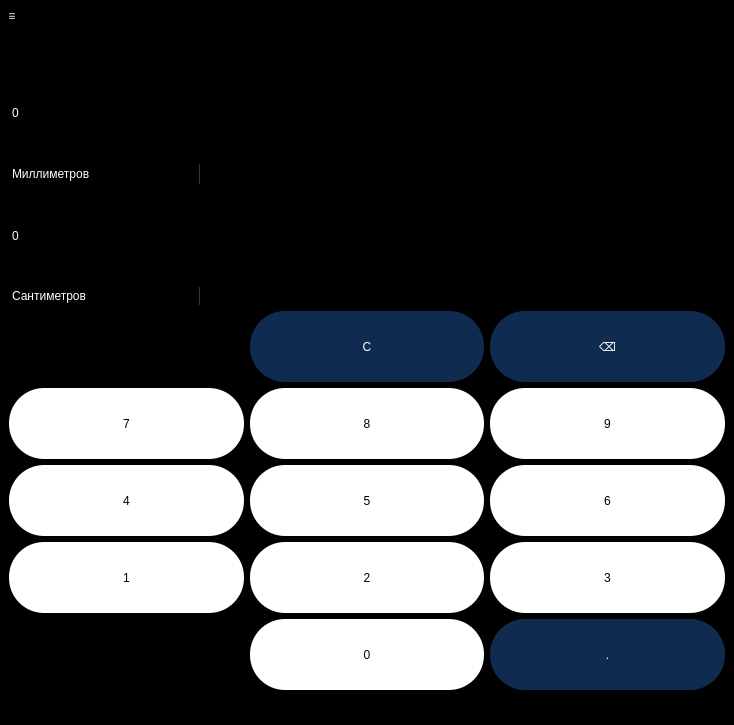
<?xml version="1.0" encoding="UTF-8"?>
<ui version="4.0">
 <class>MainWindow</class>
 <widget class="QMainWindow" name="MainWindow">
  <property name="geometry">
   <rect>
    <x>0</x>
    <y>0</y>
    <width>734</width>
    <height>725</height>
   </rect>
  </property>
  <property name="minimumSize">
   <size>
    <width>734</width>
    <height>725</height>
   </size>
  </property>
  <property name="maximumSize">
   <size>
    <width>734</width>
    <height>725</height>
   </size>
  </property>
  <property name="windowTitle">
   <string>MainWindow</string>
  </property>
  <property name="styleSheet">
   <string notr="true">background-color: rgb(0, 0, 0);
color: rgb(255, 255, 255);
selection-background-color: rgb(140, 140, 140);

</string>
  </property>
  <widget class="QWidget" name="centralwidget">
   <property name="minimumSize">
    <size>
     <width>734</width>
     <height>666</height>
    </size>
   </property>
   <property name="maximumSize">
    <size>
     <width>734</width>
     <height>666</height>
    </size>
   </property>
   <property name="styleSheet">
    <string notr="true"/>
   </property>
   <layout class="QVBoxLayout" name="verticalLayout">
    <item>
     <layout class="QVBoxLayout" name="verticalLayout_3">
      <item>
       <widget class="QLabel" name="resol">
        <property name="styleSheet">
         <string notr="true">color:black;</string>
        </property>
        <property name="text">
         <string>TextLabel</string>
        </property>
       </widget>
      </item>
      <item>
       <widget class="QLineEdit" name="ans_space">
        <property name="enabled">
         <bool>false</bool>
        </property>
        <property name="minimumSize">
         <size>
          <width>0</width>
          <height>91</height>
         </size>
        </property>
        <property name="maximumSize">
         <size>
          <width>291</width>
          <height>91</height>
         </size>
        </property>
        <property name="styleSheet">
         <string notr="true">QLineEdit{
border: 1px solid black;
color: rgb(255, 255, 255);
	font: 75 65pt &quot;Yu Gothic UI Semibold&quot;;
}</string>
        </property>
        <property name="text">
         <string>0</string>
        </property>
       </widget>
      </item>
      <item>
       <widget class="QComboBox" name="comboBox_3">
        <property name="minimumSize">
         <size>
          <width>117</width>
          <height>20</height>
         </size>
        </property>
        <property name="maximumSize">
         <size>
          <width>191</width>
          <height>16777215</height>
         </size>
        </property>
        <property name="styleSheet">
         <string notr="true">QComboBox {
    border-radius: 3px;
font: 75 10pt &quot;MS Shell Dlg 2&quot;;
    padding: 1px 18px 1px 3px;
    min-width: 6em;
}
QComboBox:editable {
    background: black;    /*white; red*/
}
QComboBox:!editable, QComboBox::drop-down:editable {
     background: qlineargradient(x1: 0, y1: 0, x2: 0, y2: 1,
                                 stop: 0 #000000, stop: 0.4 #000000,
                                 stop: 0.5 #000000, stop: 1.0 #000000);
}
/* QComboBox получает состояние `on`, когда всплывающее окно открыто  */
QComboBox:!editable:on, QComboBox::drop-down:editable:on {
    background: qlineargradient(x1: 0, y1: 0, x2: 0, y2: 1,
                                stop: 0 #000000, stop: 0.4 #000000,
                                stop: 0.5 #000000, stop: 1.0 #000000);
}
QComboBox:on { /* сдвиньте текст, когда всплывающее окно откроется */
    padding-top: 3px;
    padding-left: 4px;
}
QComboBox::drop-down {
    subcontrol-origin: padding;
    subcontrol-position: top right;
    width: 0px;
    border-left-width: 1px;
    border-left-color: #353535;
    border-left-style: solid;          /* просто одна строка */
    border-top-right-radius: 3px;      /* тот же радиус, что и QComboBox */
    border-bottom-right-radius: 3px;
}

QComboBox QAbstractItemView {
    border: 12px solid darkgray;
    selection-background-color: #353535;
}
QComboBox QListView {
    border: none;
}</string>
        </property>
        <item>
         <property name="text">
          <string>Миллиметров</string>
         </property>
        </item>
        <item>
         <property name="text">
          <string>Сантиметров</string>
         </property>
        </item>
        <item>
         <property name="text">
          <string>Дециметров</string>
         </property>
        </item>
        <item>
         <property name="text">
          <string>Метров</string>
         </property>
        </item>
        <item>
         <property name="text">
          <string>Километров</string>
         </property>
        </item>
       </widget>
      </item>
      <item>
       <widget class="QLineEdit" name="ans_space2">
        <property name="enabled">
         <bool>false</bool>
        </property>
        <property name="minimumSize">
         <size>
          <width>0</width>
          <height>91</height>
         </size>
        </property>
        <property name="maximumSize">
         <size>
          <width>291</width>
          <height>91</height>
         </size>
        </property>
        <property name="styleSheet">
         <string notr="true">QLineEdit{
border: 1px solid black;
color: rgb(255, 255, 255);
	font: 75 65pt &quot;Yu Gothic UI Semibold&quot;;
}</string>
        </property>
        <property name="text">
         <string>0</string>
        </property>
       </widget>
      </item>
      <item>
       <widget class="QComboBox" name="comboBox_4">
        <property name="minimumSize">
         <size>
          <width>117</width>
          <height>0</height>
         </size>
        </property>
        <property name="maximumSize">
         <size>
          <width>191</width>
          <height>16777215</height>
         </size>
        </property>
        <property name="styleSheet">
         <string notr="true">QComboBox {
    border-radius: 3px;
    padding: 1px 18px 1px 3px;
	font: 75 10pt &quot;MS Shell Dlg 2&quot;;
    min-width: 6em;
}
QComboBox:editable {
    background: black;    /*white; red*/
}
QComboBox:!editable, QComboBox::drop-down:editable {
     background: qlineargradient(x1: 0, y1: 0, x2: 0, y2: 1,
                                 stop: 0 #000000, stop: 0.4 #000000,
                                 stop: 0.5 #000000, stop: 1.0 #000000);
}
/* QComboBox получает состояние `on`, когда всплывающее окно открыто  */
QComboBox:!editable:on, QComboBox::drop-down:editable:on {
    background: qlineargradient(x1: 0, y1: 0, x2: 0, y2: 1,
                                stop: 0 #000000, stop: 0.4 #000000,
                                stop: 0.5 #000000, stop: 1.0 #000000);
}
QComboBox:on { /* сдвиньте текст, когда всплывающее окно откроется */
    padding-top: 3px;
    padding-left: 4px;
}
QComboBox::drop-down {
    subcontrol-origin: padding;
    subcontrol-position: top right;
    width: 0px;
    border-left-width: 1px;
    border-left-color: #353535;
    border-left-style: solid;          /* просто одна строка */
    border-top-right-radius: 3px;      /* тот же радиус, что и QComboBox */
    border-bottom-right-radius: 3px;
}

QComboBox QAbstractItemView {
    border: 12px solid darkgray;
    selection-background-color: #353535;
}
QComboBox QListView {
    border: none;
}</string>
        </property>
        <item>
         <property name="text">
          <string>Сантиметров</string>
         </property>
        </item>
        <item>
         <property name="text">
          <string>Миллиметров</string>
         </property>
        </item>
        <item>
         <property name="text">
          <string>Дециметров</string>
         </property>
        </item>
        <item>
         <property name="text">
          <string>Метров</string>
         </property>
        </item>
        <item>
         <property name="text">
          <string>Километров</string>
         </property>
        </item>
       </widget>
      </item>
      <item>
       <layout class="QGridLayout" name="gridLayout_2">
        <item row="2" column="1">
         <widget class="QPushButton" name="clear_btn_17">
          <property name="minimumSize">
           <size>
            <width>71</width>
            <height>71</height>
           </size>
          </property>
          <property name="styleSheet">
           <string notr="true">QPushButton{
font: 75 15pt &quot;MS Shell Dlg 2&quot;;
background-color: #ffffff;
color: black;
	border: 0px;
    border-radius: 35px;
    border-style: outset;
}
QPushButton:pressed{
background-color: #ebebeb;
}</string>
          </property>
          <property name="text">
           <string>5</string>
          </property>
          <attribute name="buttonGroup">
           <string notr="true">numsButtonsGroup</string>
          </attribute>
         </widget>
        </item>
        <item row="1" column="2">
         <widget class="QPushButton" name="clear_btn_22">
          <property name="minimumSize">
           <size>
            <width>71</width>
            <height>71</height>
           </size>
          </property>
          <property name="styleSheet">
           <string notr="true">QPushButton{
font: 75 15pt &quot;MS Shell Dlg 2&quot;;
background-color: #ffffff;
color: black;
	border: 0px;
    border-radius: 35px;
    border-style: outset;
}
QPushButton:pressed{
background-color: #ebebeb;
}</string>
          </property>
          <property name="text">
           <string>9</string>
          </property>
          <attribute name="buttonGroup">
           <string notr="true">numsButtonsGroup</string>
          </attribute>
         </widget>
        </item>
        <item row="1" column="0">
         <widget class="QPushButton" name="clear_btn_20">
          <property name="minimumSize">
           <size>
            <width>71</width>
            <height>71</height>
           </size>
          </property>
          <property name="styleSheet">
           <string notr="true">QPushButton{
font: 75 15pt &quot;MS Shell Dlg 2&quot;;
background-color: #ffffff;
color: black;
	border: 0px;
    border-radius: 35px;
    border-style: outset;
}
QPushButton:pressed{
background-color: #ebebeb;
}</string>
          </property>
          <property name="text">
           <string>7</string>
          </property>
          <attribute name="buttonGroup">
           <string notr="true">numsButtonsGroup</string>
          </attribute>
         </widget>
        </item>
        <item row="0" column="1">
         <widget class="QPushButton" name="clear_btn">
          <property name="minimumSize">
           <size>
            <width>71</width>
            <height>71</height>
           </size>
          </property>
          <property name="styleSheet">
           <string notr="true">QPushButton{
font: 15pt &quot;MS Shell Dlg 2&quot;;
background-color: #0f2b50;
	border: 0px;
    border-radius: 35px;
    border-style: outset;
	color: rgb(255, 255, 255);
}
QPushButton:pressed{
background-color: #5d5d5d;
}</string>
          </property>
          <property name="text">
           <string>С</string>
          </property>
         </widget>
        </item>
        <item row="2" column="2">
         <widget class="QPushButton" name="clear_btn_23">
          <property name="minimumSize">
           <size>
            <width>71</width>
            <height>71</height>
           </size>
          </property>
          <property name="styleSheet">
           <string notr="true">QPushButton{
font: 75 15pt &quot;MS Shell Dlg 2&quot;;
background-color: #ffffff;
color: black;
	border: 0px;
    border-radius: 35px;
    border-style: outset;
}
QPushButton:pressed{
background-color: #ebebeb;
}</string>
          </property>
          <property name="text">
           <string>6</string>
          </property>
          <attribute name="buttonGroup">
           <string notr="true">numsButtonsGroup</string>
          </attribute>
         </widget>
        </item>
        <item row="1" column="1">
         <widget class="QPushButton" name="clear_btn_24">
          <property name="minimumSize">
           <size>
            <width>71</width>
            <height>71</height>
           </size>
          </property>
          <property name="styleSheet">
           <string notr="true">QPushButton{
font: 75 15pt &quot;MS Shell Dlg 2&quot;;
background-color: #ffffff;
color: black;
	border: 0px;
    border-radius: 35px;
    border-style: outset;
}
QPushButton:pressed{
background-color: #ebebeb;
}</string>
          </property>
          <property name="text">
           <string>8</string>
          </property>
          <attribute name="buttonGroup">
           <string notr="true">numsButtonsGroup</string>
          </attribute>
         </widget>
        </item>
        <item row="0" column="2">
         <widget class="QPushButton" name="del_btn">
          <property name="minimumSize">
           <size>
            <width>71</width>
            <height>71</height>
           </size>
          </property>
          <property name="styleSheet">
           <string notr="true">QPushButton{
font: 15pt &quot;MS Shell Dlg 2&quot;;
background-color: #0f2b50;
	border: 0px;
    border-radius: 35px;
    border-style: outset;
	color: rgb(255, 255, 255);
}
QPushButton:pressed{
background-color: #5d5d5d;
}</string>
          </property>
          <property name="text">
           <string>⌫</string>
          </property>
         </widget>
        </item>
        <item row="4" column="1">
         <widget class="QPushButton" name="clear_btn_25">
          <property name="minimumSize">
           <size>
            <width>71</width>
            <height>71</height>
           </size>
          </property>
          <property name="styleSheet">
           <string notr="true">QPushButton{
font: 75 15pt &quot;MS Shell Dlg 2&quot;;
background-color: #ffffff;
color: black;
	border: 0px;
    border-radius: 35px;
    border-style: outset;
}
QPushButton:pressed{
background-color: #ebebeb;
}</string>
          </property>
          <property name="text">
           <string>0</string>
          </property>
          <attribute name="buttonGroup">
           <string notr="true">numsButtonsGroup</string>
          </attribute>
         </widget>
        </item>
        <item row="4" column="2">
         <widget class="QPushButton" name="dot_btn">
          <property name="minimumSize">
           <size>
            <width>71</width>
            <height>71</height>
           </size>
          </property>
          <property name="styleSheet">
           <string notr="true">QPushButton{
font: 15pt &quot;MS Shell Dlg 2&quot;;
background-color: #0f2b50;
	border: 0px;
    border-radius: 35px;
    border-style: outset;
	color: rgb(255, 255, 255);
}
QPushButton:pressed{
background-color: #5d5d5d;
}</string>
          </property>
          <property name="text">
           <string>.</string>
          </property>
         </widget>
        </item>
        <item row="3" column="1">
         <widget class="QPushButton" name="clear_btn_26">
          <property name="minimumSize">
           <size>
            <width>71</width>
            <height>71</height>
           </size>
          </property>
          <property name="styleSheet">
           <string notr="true">QPushButton{
font: 75 15pt &quot;MS Shell Dlg 2&quot;;
background-color: #ffffff;
color: black;
	border: 0px;
    border-radius: 35px;
    border-style: outset;
}
QPushButton:pressed{
background-color: #ebebeb;
}</string>
          </property>
          <property name="text">
           <string>2</string>
          </property>
          <attribute name="buttonGroup">
           <string notr="true">numsButtonsGroup</string>
          </attribute>
         </widget>
        </item>
        <item row="3" column="0">
         <widget class="QPushButton" name="clear_btn_27">
          <property name="minimumSize">
           <size>
            <width>71</width>
            <height>71</height>
           </size>
          </property>
          <property name="styleSheet">
           <string notr="true">QPushButton{
font: 75 15pt &quot;MS Shell Dlg 2&quot;;
background-color: #ffffff;
color: black;
	border: 0px;
    border-radius: 35px;
    border-style: outset;
}
QPushButton:pressed{
background-color: #ebebeb;
}</string>
          </property>
          <property name="text">
           <string>1</string>
          </property>
          <attribute name="buttonGroup">
           <string notr="true">numsButtonsGroup</string>
          </attribute>
         </widget>
        </item>
        <item row="2" column="0">
         <widget class="QPushButton" name="clear_btn_28">
          <property name="minimumSize">
           <size>
            <width>71</width>
            <height>71</height>
           </size>
          </property>
          <property name="styleSheet">
           <string notr="true">QPushButton{
font: 75 15pt &quot;MS Shell Dlg 2&quot;;
background-color: #ffffff;
color: black;
	border: 0px;
    border-radius: 35px;
    border-style: outset;
}
QPushButton:pressed{
background-color: #ebebeb;
}</string>
          </property>
          <property name="text">
           <string>4</string>
          </property>
          <attribute name="buttonGroup">
           <string notr="true">numsButtonsGroup</string>
          </attribute>
         </widget>
        </item>
        <item row="3" column="2">
         <widget class="QPushButton" name="clear_btn_29">
          <property name="minimumSize">
           <size>
            <width>71</width>
            <height>71</height>
           </size>
          </property>
          <property name="styleSheet">
           <string notr="true">QPushButton{
font: 75 15pt &quot;MS Shell Dlg 2&quot;;
background-color: #ffffff;
color: black;
	border: 0px;
    border-radius: 35px;
    border-style: outset;
}
QPushButton:pressed{
background-color: #ebebeb;
}</string>
          </property>
          <property name="text">
           <string>3</string>
          </property>
          <attribute name="buttonGroup">
           <string notr="true">numsButtonsGroup</string>
          </attribute>
         </widget>
        </item>
       </layout>
      </item>
     </layout>
    </item>
   </layout>
  </widget>
  <widget class="QMenuBar" name="menubar">
   <property name="geometry">
    <rect>
     <x>0</x>
     <y>0</y>
     <width>734</width>
     <height>36</height>
    </rect>
   </property>
   <widget class="QMenu" name="menu">
    <property name="title">
     <string>≡
</string>
    </property>
    <addaction name="Simple"/>
    <addaction name="Engineering"/>
    <addaction name="Function_graphs"/>
    <addaction name="separator"/>
    <addaction name="Currency"/>
    <addaction name="Volume"/>
    <addaction name="Length"/>
    <addaction name="Temperature"/>
    <addaction name="Speed"/>
    <addaction name="Corner"/>
   </widget>
   <addaction name="menu"/>
  </widget>
  <widget class="QStatusBar" name="statusbar"/>
  <action name="Simple">
   <property name="text">
    <string>Simple</string>
   </property>
  </action>
  <action name="Engineering">
   <property name="text">
    <string>Engineering</string>
   </property>
  </action>
  <action name="Function_graphs">
   <property name="text">
    <string>Function graphs</string>
   </property>
  </action>
  <action name="Currency">
   <property name="text">
    <string>Currency</string>
   </property>
  </action>
  <action name="Volume">
   <property name="text">
    <string>Volume</string>
   </property>
  </action>
  <action name="Length">
   <property name="text">
    <string>Length</string>
   </property>
  </action>
  <action name="Temperature">
   <property name="text">
    <string>Temperature</string>
   </property>
  </action>
  <action name="Speed">
   <property name="text">
    <string>Speed</string>
   </property>
  </action>
  <action name="Corner">
   <property name="text">
    <string>Corner</string>
   </property>
  </action>
 </widget>
 <resources/>
 <connections/>
 <buttongroups>
  <buttongroup name="numsButtonsGroup"/>
 </buttongroups>
</ui>
